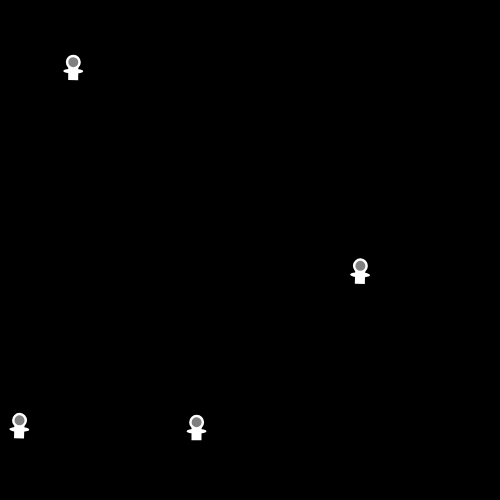
Frame 1 (no input)
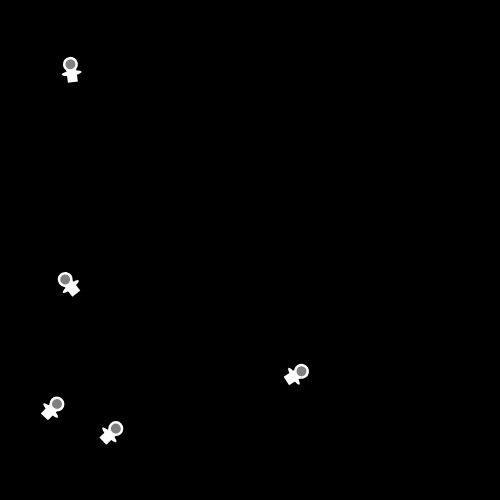
Frame 60 (no input)
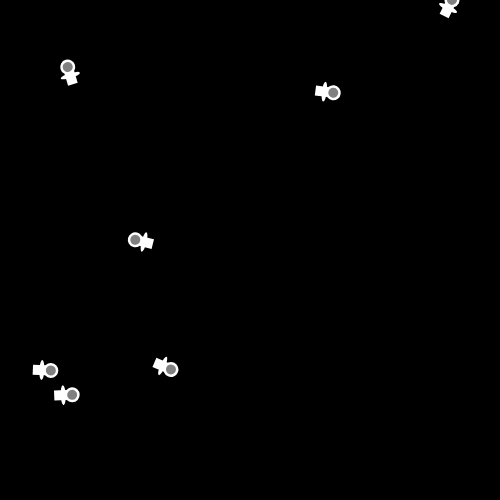
Frame 120 (the mouse pressed at the canvas centre since frame 60)

The p5.js sketch that drew these frames (run headless with seeded random() and noise() and a simulated clock; from frame 60 on, the mouse is pressed at the canvas centre):

// p5.js sketch
// ── sketch.js
var _0xc03e=["\x78","\x79","\x31","\x70\x75\x73\x68","\x32","\x33","\x6C\x65\x6E\x67\x74\x68","\x64\x69\x73\x70\x6C\x61\x79","\x6D\x6F\x76\x65","\x73\x70\x6C\x69\x63\x65"];let asteroids=[];let spaceships=[];let spacemen=[];var x=asteroids[_0xc03e[0]];var y=asteroids[_0xc03e[1]];var x2=spaceships[_0xc03e[0]];var y2=spaceships[_0xc03e[1]];var x3=0;var y3=0;var h=true;var direction=true;function setup(){createCanvas(500,500);for(let _0x813fxd=0;_0x813fxd< 10;_0x813fxd++){spacemen[_0x813fxd]=  new Circle3(random(width),random(height),random(-3,3),random(-3,3),random(-1,1))}}function keyTyped(){if(key=== _0xc03e[2]){x= random(0,100);y= random(20,300);let _0x813fxf= new Circle(x,y,2.5,0);asteroids[_0xc03e[3]](_0x813fxf)};if(key=== _0xc03e[4]){x2= random(0,100);y2= random(20,300);let _0x813fx10= new Circle2(x2,y2,2.5,0);spaceships[_0xc03e[3]](_0x813fx10)};if(key=== _0xc03e[5]){x3= random(0,100);y3= random(20,300);let _0x813fxd= new Circle3(x3,y3,2.5,0);spacemen[_0xc03e[3]](_0x813fxd)}}function draw(){background(0);noStroke();for(let _0x813fx12=0;_0x813fx12< asteroids[_0xc03e[6]];_0x813fx12++){asteroids[_0x813fx12][_0xc03e[7]]();asteroids[_0x813fx12][_0xc03e[8]]()};for(let _0x813fx12=0;_0x813fx12< spaceships[_0xc03e[6]];_0x813fx12++){spaceships[_0x813fx12][_0xc03e[7]]();spaceships[_0x813fx12][_0xc03e[8]]()};for(let _0x813fx12=0;_0x813fx12< spacemen[_0xc03e[6]];_0x813fx12++){spacemen[_0x813fx12][_0xc03e[7]]();spacemen[_0x813fx12][_0xc03e[8]]();var _0x813fx13=dist(spacemen[_0x813fx12][_0xc03e[0]],spacemen[_0x813fx12][_0xc03e[1]],x2,y2);if(_0x813fx13< 70){spacemen[_0xc03e[9]](_0x813fx12,1)}};for(var _0x813fx10=0;_0x813fx10< asteroids[_0xc03e[6]];_0x813fx10++){for(var _0x813fxf=0;_0x813fxf< spacemen[_0xc03e[6]];_0x813fxf++){var _0x813fx14=dist(spacemen[_0x813fxf][_0xc03e[0]],spacemen[_0x813fxf][_0xc03e[1]],asteroids[_0x813fx10][_0xc03e[0]],asteroids[_0x813fx10][_0xc03e[1]]);if(_0x813fx14< 70){spacemen[_0x813fxf][_0xc03e[0]]-= 1}}}}
// ── CircleObj.js
var _0xd878=["\x78","\x79","\x78\x53\x70\x65\x65\x64","\x79\x53\x70\x65\x65\x64","\x67\x72\x61\x79","\x62\x6C\x61\x63\x6B","\x72\x65\x64","\x77\x68\x69\x74\x65","\x72\x53\x70\x65\x65\x64","\x72\x6F\x74\x61\x74\x65"];class Circle{constructor(_0x953bx2,_0x953bx3,_0x953bx4,_0x953bx5){this[_0xd878[0]]= _0x953bx2;this[_0xd878[1]]= _0x953bx3;_0x953bx4= random(0,1);_0x953bx5= random(-1,1);this[_0xd878[2]]= _0x953bx4;this[_0xd878[3]]= _0x953bx5}move(){this[_0xd878[0]]+= this[_0xd878[2]];this[_0xd878[1]]+= this[_0xd878[3]];if(this[_0xd878[0]]< 0|| this[_0xd878[0]]> width){this[_0xd878[0]]= random(0,100)};if(this[_0xd878[1]]> height|| this[_0xd878[1]]< 0){this[_0xd878[3]]*=  -1}}display(){fill(_0xd878[4]);circle(this[_0xd878[0]],this[_0xd878[1]],30);fill(_0xd878[5]);circle(this[_0xd878[0]]+ 4,this[_0xd878[1]]- 8,10);circle(this[_0xd878[0]]- 7,this[_0xd878[1]]+ 5,8);circle(this[_0xd878[0]]+ 6,this[_0xd878[1]]+ 7,7)}};class Circle2{constructor(_0x953bx2,_0x953bx3,_0x953bx4,_0x953bx5){this[_0xd878[0]]= _0x953bx2;this[_0xd878[1]]= _0x953bx3;_0x953bx4= random(0,1.5);_0x953bx5= random(-1.5,1.5);this[_0xd878[2]]= _0x953bx4;this[_0xd878[3]]= _0x953bx5}move(){this[_0xd878[0]]+= this[_0xd878[2]];this[_0xd878[1]]+= this[_0xd878[3]];if(this[_0xd878[0]]< 0|| this[_0xd878[0]]> width){this[_0xd878[0]]= random(0,100)}}display(){fill(_0xd878[6]);triangle(this[_0xd878[0]]- 5,this[_0xd878[1]],this[_0xd878[0]]+ 5,this[_0xd878[1]]+ 8,this[_0xd878[0]]- 5,this[_0xd878[1]]+ 15);fill(_0xd878[7]);rect(this[_0xd878[0]],this[_0xd878[1]],20,15);fill(_0xd878[5]);circle(this[_0xd878[0]]+ 10,this[_0xd878[1]]+ 7,8);fill(_0xd878[6]);triangle(this[_0xd878[0]]+ 20,this[_0xd878[1]],this[_0xd878[0]]+ 30,this[_0xd878[1]]+ 8,this[_0xd878[0]]+ 20,this[_0xd878[1]]+ 15)}};class Circle3{constructor(_0x953bx2,_0x953bx3,_0x953bx4,_0x953bx5,_0x953bx8){this[_0xd878[0]]= _0x953bx2;this[_0xd878[1]]= _0x953bx3;_0x953bx4= random(0,1);this[_0xd878[2]]= _0x953bx4;this[_0xd878[3]]= _0x953bx5;this[_0xd878[8]]= _0x953bx8;this[_0xd878[9]]= random(-1,1)}move(){if(direction== false){this[_0xd878[2]]*=  -1;direction= true};this[_0xd878[0]]+= this[_0xd878[2]];if(this[_0xd878[0]]< 0|| this[_0xd878[0]]> width){this[_0xd878[0]]= random(0,100)}}display(){push();this[_0xd878[8]]+= this[_0xd878[9]];angleMode(DEGREES);translate(this[_0xd878[0]],this[_0xd878[1]]);rotate(this[_0xd878[8]]);translate(-100,-200);fill(_0xd878[7]);circle(this[_0xd878[0]],this[_0xd878[1]],15);rect(this[_0xd878[0]]- 5,this[_0xd878[1]]+ 5,10,13);ellipse(this[_0xd878[0]],this[_0xd878[1]]+ 9,20,5);fill(_0xd878[4]);circle(this[_0xd878[0]],this[_0xd878[1]],10);pop()}}
